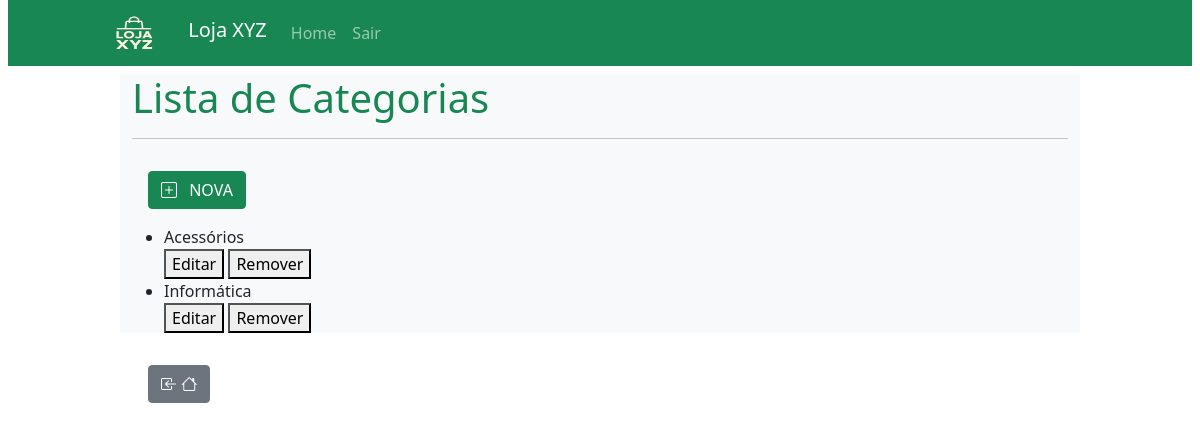
Page /categorias/ (signed in) on the earlier database version.
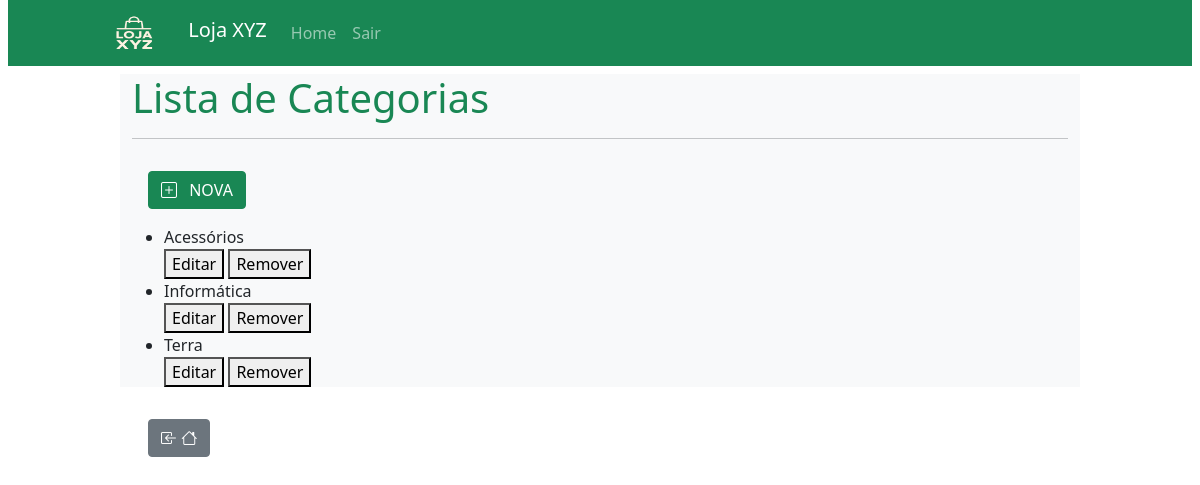
Same page on the later database version.
### estoque_app/models.py (models this page shows, shortened)
class Categoria(models.Model):
    nome = models.CharField(max_length=100)
    descricao = models.TextField(blank=True, null=True)

### estoque_app/views.py (the view)
# urls.py: path('categorias/', views.categorias, name='categorias'),
@login_required
def categorias(request):
    categorias = Categoria.objects.all().order_by('nome')
    contexto = {'categorias': categorias}
    return render(request, 'categoria/categorias.html', contexto)

### estoque_app/templates/categoria/categorias.html (shortened to what this page needs)
{% extends 'base.html' %}
{% block conteudo %}
    <h1 class="text-success">Lista de Categorias</h1>
    <hr>
    <a href="{% url 'nova_categoria' %}">
        <button class="btn btn-success m-3" >
            <i class="bi bi-plus-square me-2" ></i>
            NOVA
        </button>
    </a>
    <div class="categoria-lista">
        <ul>
            {% for categoria in categorias %}
                <li>{{ categoria.nome }}</li>
                <a href="{% url 'editar_categoria' categoria.id %}"><button>Editar</button></a>
                <a href="{% url 'excluir_categoria' categoria.id%}"><button>Remover</button></a>
            {% empty %}
                <li>Nenhuma categoria cadastrada.</li>
            {% endfor %}
        </ul>
    </div>
{% endblock %}

Differences in the rows shown:
added Categoria: nome "Terra"
